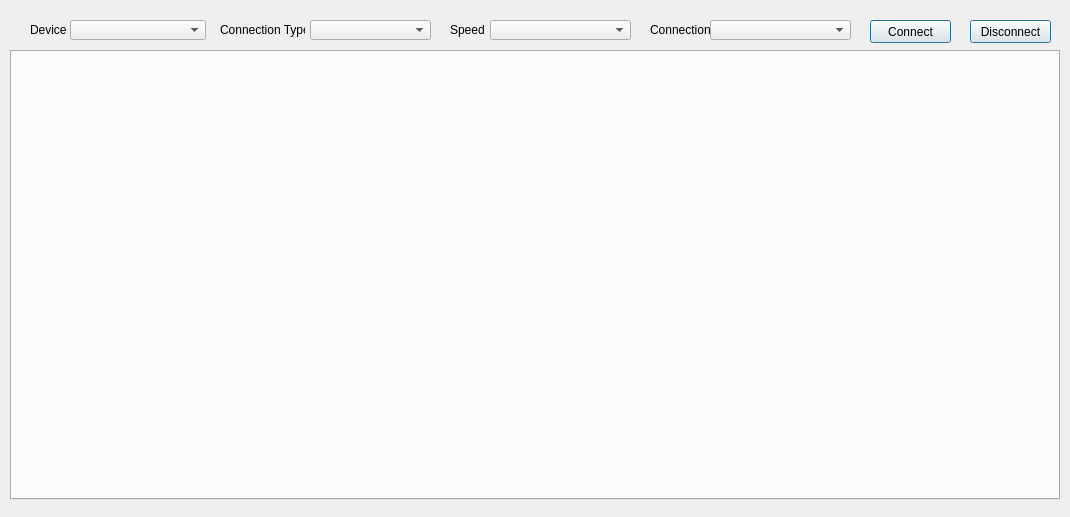
<?xml version="1.0" encoding="UTF-8"?>
<ui version="4.0">
 <class>MainWindow</class>
 <widget class="QMainWindow" name="MainWindow">
  <property name="geometry">
   <rect>
    <x>0</x>
    <y>0</y>
    <width>1070</width>
    <height>517</height>
   </rect>
  </property>
  <property name="windowTitle">
   <string>uC Interface</string>
  </property>
  <widget class="QWidget" name="centralwidget">
   <widget class="QTabWidget" name="ucOptions">
    <property name="geometry">
     <rect>
      <x>10</x>
      <y>50</y>
      <width>1050</width>
      <height>450</height>
     </rect>
    </property>
    <property name="currentIndex">
     <number>-1</number>
    </property>
   </widget>
   <widget class="QLabel" name="DeviceLabel">
    <property name="geometry">
     <rect>
      <x>30</x>
      <y>20</y>
      <width>36</width>
      <height>20</height>
     </rect>
    </property>
    <property name="text">
     <string>Device:</string>
    </property>
   </widget>
   <widget class="QLabel" name="SpeedLabel">
    <property name="geometry">
     <rect>
      <x>450</x>
      <y>20</y>
      <width>34</width>
      <height>20</height>
     </rect>
    </property>
    <property name="text">
     <string>Speed:</string>
    </property>
   </widget>
   <widget class="QComboBox" name="ConnTypeCombo">
    <property name="geometry">
     <rect>
      <x>310</x>
      <y>20</y>
      <width>121</width>
      <height>20</height>
     </rect>
    </property>
   </widget>
   <widget class="QComboBox" name="SpeedCombo">
    <property name="geometry">
     <rect>
      <x>490</x>
      <y>20</y>
      <width>141</width>
      <height>20</height>
     </rect>
    </property>
   </widget>
   <widget class="QPushButton" name="DeviceConnect_Button">
    <property name="geometry">
     <rect>
      <x>870</x>
      <y>20</y>
      <width>81</width>
      <height>23</height>
     </rect>
    </property>
    <property name="text">
     <string>Connect</string>
    </property>
    <property name="autoDefault">
     <bool>false</bool>
    </property>
    <property name="default">
     <bool>true</bool>
    </property>
   </widget>
   <widget class="QComboBox" name="DeviceCombo">
    <property name="geometry">
     <rect>
      <x>70</x>
      <y>20</y>
      <width>136</width>
      <height>20</height>
     </rect>
    </property>
   </widget>
   <widget class="QLabel" name="ConnTypeLabel">
    <property name="geometry">
     <rect>
      <x>220</x>
      <y>20</y>
      <width>85</width>
      <height>20</height>
     </rect>
    </property>
    <property name="text">
     <string>Connection Type:</string>
    </property>
   </widget>
   <widget class="QComboBox" name="ConnInfoCombo">
    <property name="geometry">
     <rect>
      <x>710</x>
      <y>20</y>
      <width>141</width>
      <height>20</height>
     </rect>
    </property>
   </widget>
   <widget class="QLabel" name="ConnInfoEditLabel">
    <property name="geometry">
     <rect>
      <x>650</x>
      <y>20</y>
      <width>61</width>
      <height>20</height>
     </rect>
    </property>
    <property name="text">
     <string>Connection:</string>
    </property>
   </widget>
   <widget class="QPushButton" name="DeviceDisconnect_Button">
    <property name="geometry">
     <rect>
      <x>970</x>
      <y>20</y>
      <width>81</width>
      <height>23</height>
     </rect>
    </property>
    <property name="text">
     <string>Disconnect</string>
    </property>
    <property name="autoDefault">
     <bool>false</bool>
    </property>
    <property name="default">
     <bool>true</bool>
    </property>
   </widget>
  </widget>
 </widget>
 <resources/>
 <connections/>
</ui>
